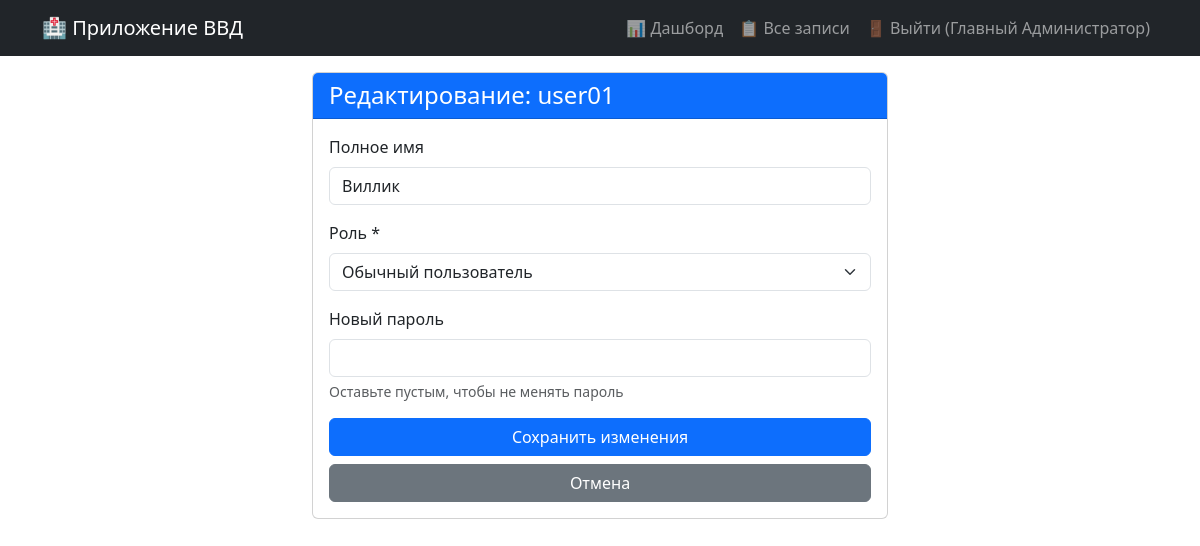
The app's page /users/edit/3 (signed in) with its own data.
### models.py (models this page shows, shortened)
class User(UserMixin, db.Model):
    __tablename__ = 'users'  # Явно указываем имя таблицы Алиса
    __table_args__ = {'extend_existing': True}  # Добавлено!
    id = db.Column(db.Integer, primary_key=True)
    username = db.Column(db.String(80), unique=True, nullable=False)
    password = db.Column(db.String(200), nullable=False)
    full_name = db.Column(db.String(100))
    role = db.Column(db.String(20), default='user')
    entries = db.relationship('PersonData', backref='author', lazy=True, cascade='all, delete-orphan')
    def is_admin(self):
        return self.role == 'admin'

### app.py (the view, shortened to what this page needs)
@app.route('/users/edit/<int:user_id>', methods=['GET', 'POST'])
@login_required
@admin_required
def user_edit(user_id):
    user = User.query.get_or_404(user_id)
    if user.id == current_user.id:
        flash('Вы не можете редактировать свою учетную запись через эту страницу.', 'warning')
        return redirect(url_for('user_list'))
    return render_template('user_edit.html', user=user)

### app.py (called while the page is built)
def admin_required(f):
    @wraps(f)
    def decorated_function(*args, **kwargs):
        if not current_user.is_authenticated or not current_user.is_admin():
            flash('Доступ запрещен. Требуются права администратора.','warning')
            return redirect(url_for('dashboard'))
        return f(*args, **kwargs)
    return decorated_function

@login_manager.user_loader
def load_user(user_id):
    return db.session.get(User, int(user_id)) #User.query.get(int(user_id))

### templates/user_edit.html (shortened to what this page needs)
{% extends "base.html" %}
{% block content %}
<div class="row justify-content-center">
    <div class="col-md-6">
        <div class="card">
            <div class="card-header bg-primary text-white">
                <h4 class="mb-0">Редактирование: {{ user.username }}</h4>
            </div>
            <div class="card-body">
                <form method="post">
                    <div class="mb-3">
                        <label for="full_name" class="form-label">Полное имя</label>
                        <input type="text" class="form-control" id="full_name" name="full_name"
                               value="{{ user.full_name or '' }}">
                    </div>
                    <div class="mb-3">
                        <label for="role" class="form-label">Роль *</label>
                        <select class="form-select" id="role" name="role" required>
                            <option value="user" {% if user.role == 'user' %}selected{% endif %}>Обычный пользователь</option>
                        </select>
                    </div>
                    <div class="mb-3">
                        <label for="new_password" class="form-label">Новый пароль</label>
                        <input type="password" class="form-control" id="new_password" name="new_password">
                        <div class="form-text">Оставьте пустым, чтобы не менять пароль</div>
                    </div>
                    <div class="d-grid gap-2">
                        <button type="submit" class="btn btn-primary">Сохранить изменения</button>
                        <a href="{{ url_for('user_list') }}" class="btn btn-secondary">Отмена</a>
                    </div>
                </form>
            </div>
        </div>
    </div>
</div>
{% endblock %}

### templates/base.html (shortened to what this page needs)
<!DOCTYPE html>
<html lang="ru">
<head>
    {{ bootstrap.load_css() }}
</head>
<body>
    <nav class="navbar navbar-expand-lg navbar-dark bg-dark">
        <div class="container">
            <a class="navbar-brand" href="{{ url_for('dashboard') }}">🏥 Приложение ВВД</a>
            <div class="collapse navbar-collapse" id="navbarNav">
                <ul class="navbar-nav ms-auto">
                    {% if current_user.is_authenticated %}
                        <li class="nav-item">
                            <a class="nav-link" href="{{ url_for('dashboard') }}">📊 Дашборд</a>
                        </li>
                        <li class="nav-item">
                            <a class="nav-link" href="{{ url_for('all_records') }}">📋 Все записи</a>
                        </li>
                        <li class="nav-item">
                            <a class="nav-link" href="{{ url_for('logout') }}">🚪 Выйти ({{ current_user.full_name }})</a>
                        </li>
                    {% else %}
                        <li class="nav-item">
                            <a class="nav-link" href="{{ url_for('login') }}">🔐 Вход</a>
                        </li>
                    {% endif %}
                </ul>
            </div>
        </div>
    </nav>
    <main class="container-fluid mt-3">
        {% block content %}{% endblock %}
    </main>
</body>
</html>

### records on screen
User: full_name "Главный Администратор"
User: username "user01", full_name "Виллик", role "Обычный пользователь"
